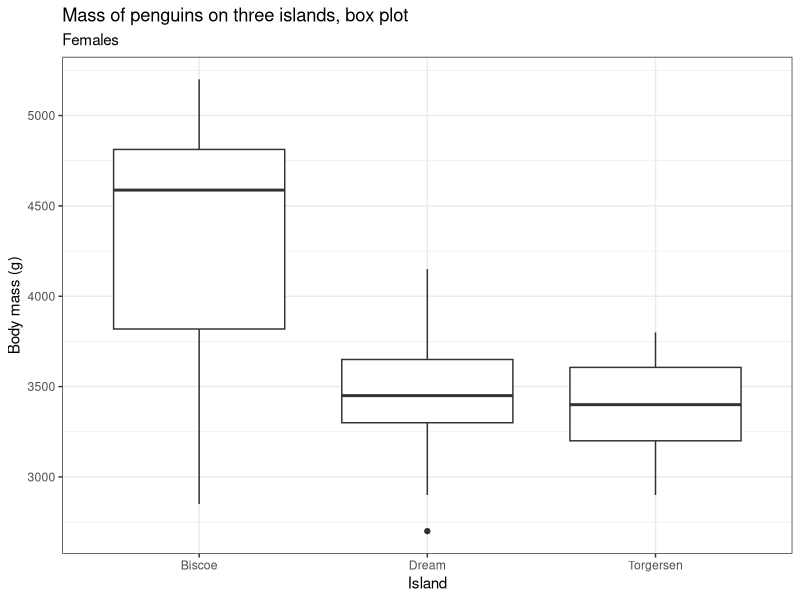
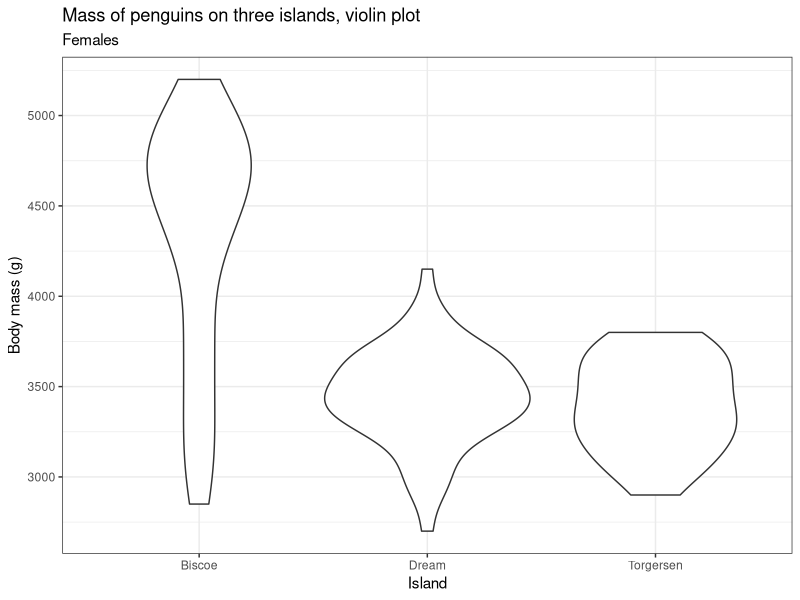
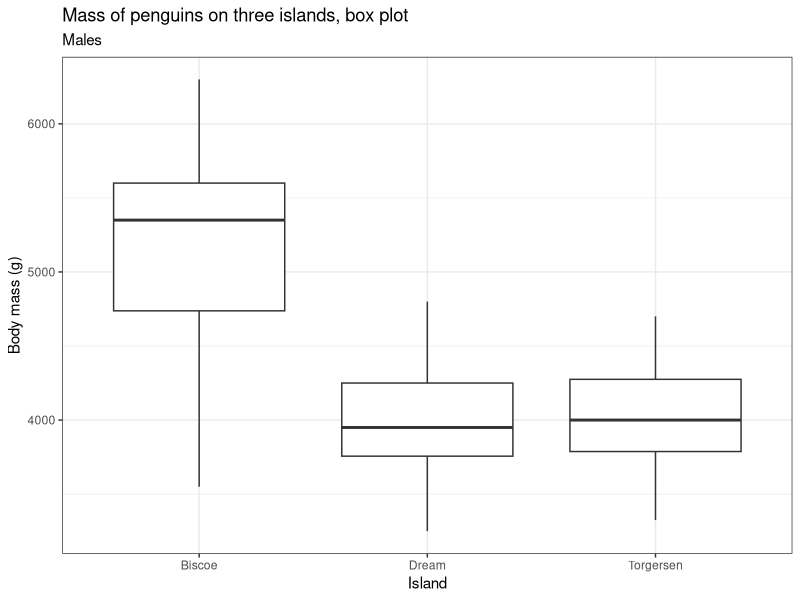
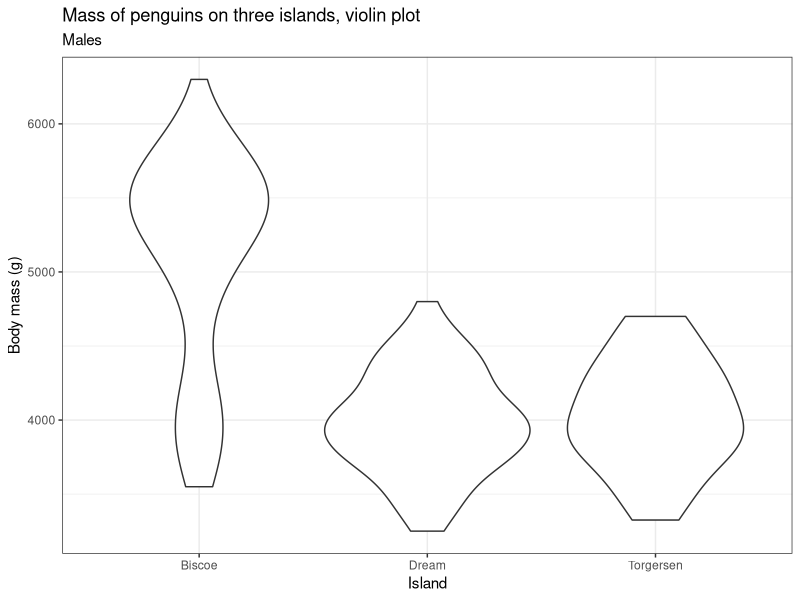
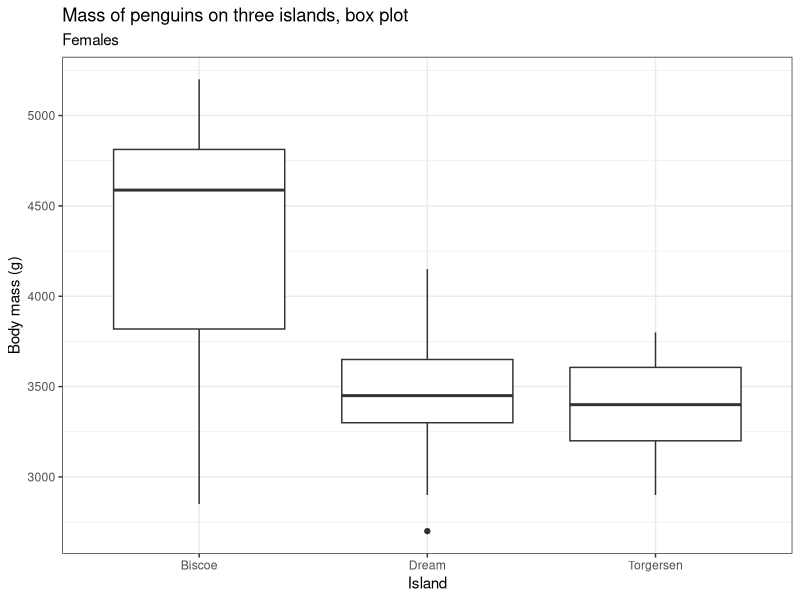
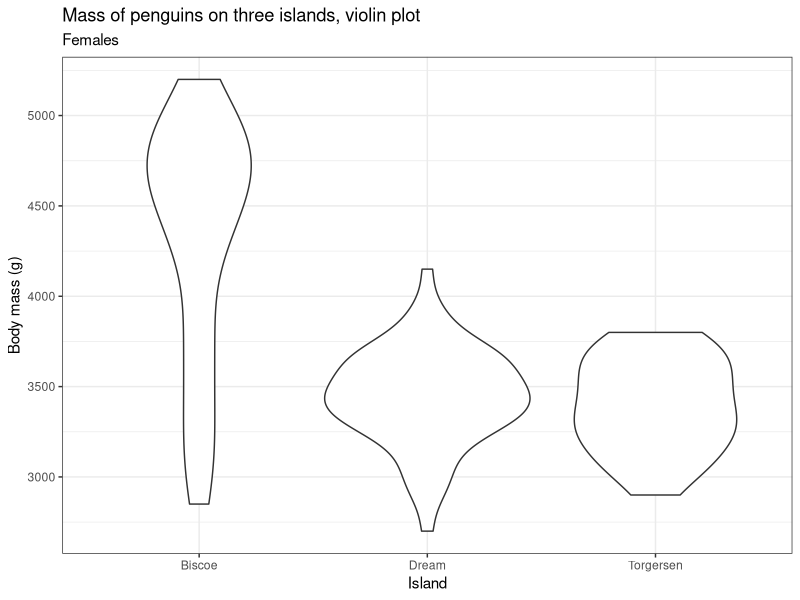
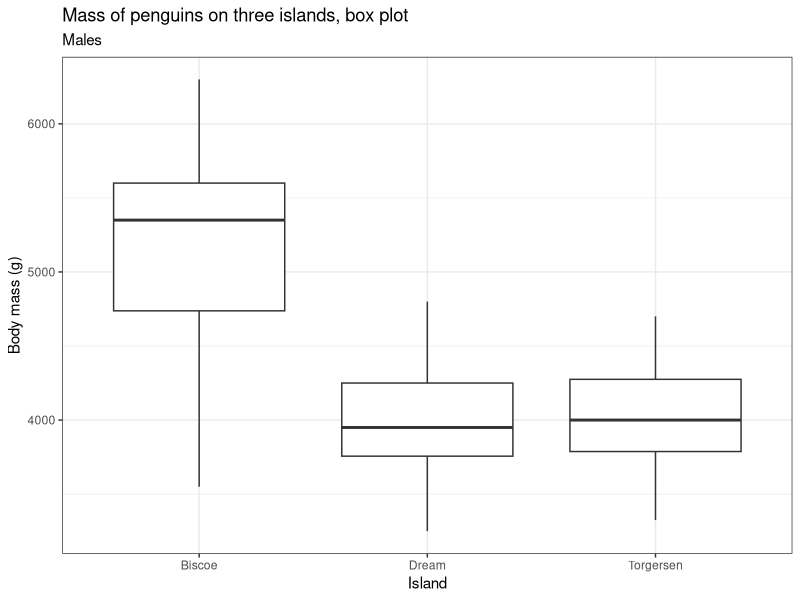
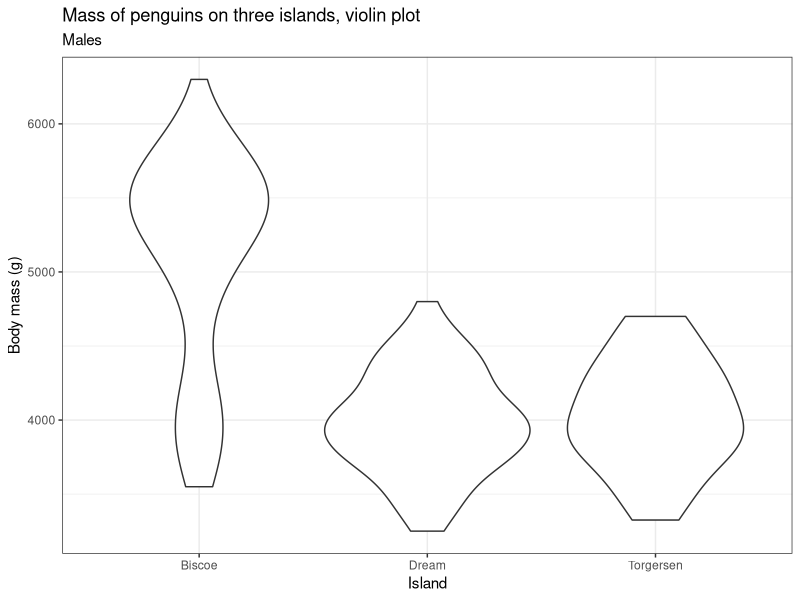

These figures' R source, in order:
## ---- chunk 1
knitr::opts_chunk$set(echo = TRUE, warning = FALSE, message = FALSE)
#(echo = FALSE, warning = FALSE, error = FALSE, message = FALSE)
## ---- chunk 2
library(tidyverse)
library(here)
library(palmerpenguins)
## ---- chunk 3
#glimpse(penguins) #check data structure

temp_df <- penguins #create a new dataframe to work with to keep the original data intact

m_or_f <- function(temp_df, select_females) { #name a new function and set inputs
  if(select_females == TRUE) { #define what happens when selection for females is true
    filter(temp_df, sex == "female", na.rm = TRUE) #select females only and filter out NA values
  }
  else { #define what happens when selection for females is not true
    filter(temp_df, sex == "male", na.rm = TRUE) #select males only and filter out NA values
  }
}

filtered_data <- m_or_f(temp_df, select_females = TRUE) #execute the function and write processed data to a new dataframe
glimpse(filtered_data) #check that data was processed correctly
## ---- chunk 4
plot <- function(data = filtered_data, x, y, boxplot) { #name a function for plotting and specify inputs
  if(boxplot == TRUE) { #actions for when boxplot is set to true
  ggplot(data, aes(x = {{x}}, y = {{y}})) + #load data and specify axes
      geom_boxplot() + #add boxplot
      labs(x = "Island", #add labels and title
           y = "Body mass (g)",
           title = "Mass of penguins on three islands, box plot") +
      theme_bw() #change theme
  }
  else { #actions for when boxplot is not set to true
    ggplot(data, aes(x = {{x}}, y = {{y}})) +
      geom_violin() + #add violin plot
      labs(x = "Island", #add labels and title
           y = "Body mass (g)",
           title = "Mass of penguins on three islands, violin plot") +
      theme_bw() #change theme
  }
}

## ---- chunk 5
plot(y = body_mass_g, x = island, boxplot = TRUE) + #use plot function
  labs(subtitle = "Females") #indicate that the data is on females
  ggsave(here("Week_8","Output","Female penguins boxplot.jpg"),#save plot to file
       width = 5, height = 7) #adjust size
## ---- chunk 6
plot(y = body_mass_g, x = island, boxplot = FALSE) + #use plot function
  labs(subtitle = "Females") #indicate that the data is on females
  ggsave(here("Week_8","Output","Female penguins violin plot.jpg"),#save plot to file
       width = 5, height = 7) #adjust size
## ---- chunk 7
filtered_data <- m_or_f(temp_df, select_females = FALSE) #execute the function and rewrite the dataframe used for plotting, this time for male penguins
glimpse(filtered_data) #check that data was rewritten
## ---- chunk 8
plot(y = body_mass_g, x = island, boxplot = TRUE) + #use plot function
  labs(subtitle = "Males") #indicate that the data is on male penguins
  ggsave(here("Week_8","Output","Male penguins boxplot.jpg"),#save plot to file
       width = 5, height = 7) #adjust size
## ---- chunk 9
plot(y = body_mass_g, x = island, boxplot = FALSE) + #use plot function
  labs(subtitle = "Males") #indicate that the data is on males
  ggsave(here("Week_8","Output","Male penguins violin plot.jpg"),#save plot to file
       width = 5, height = 7) #adjust size
